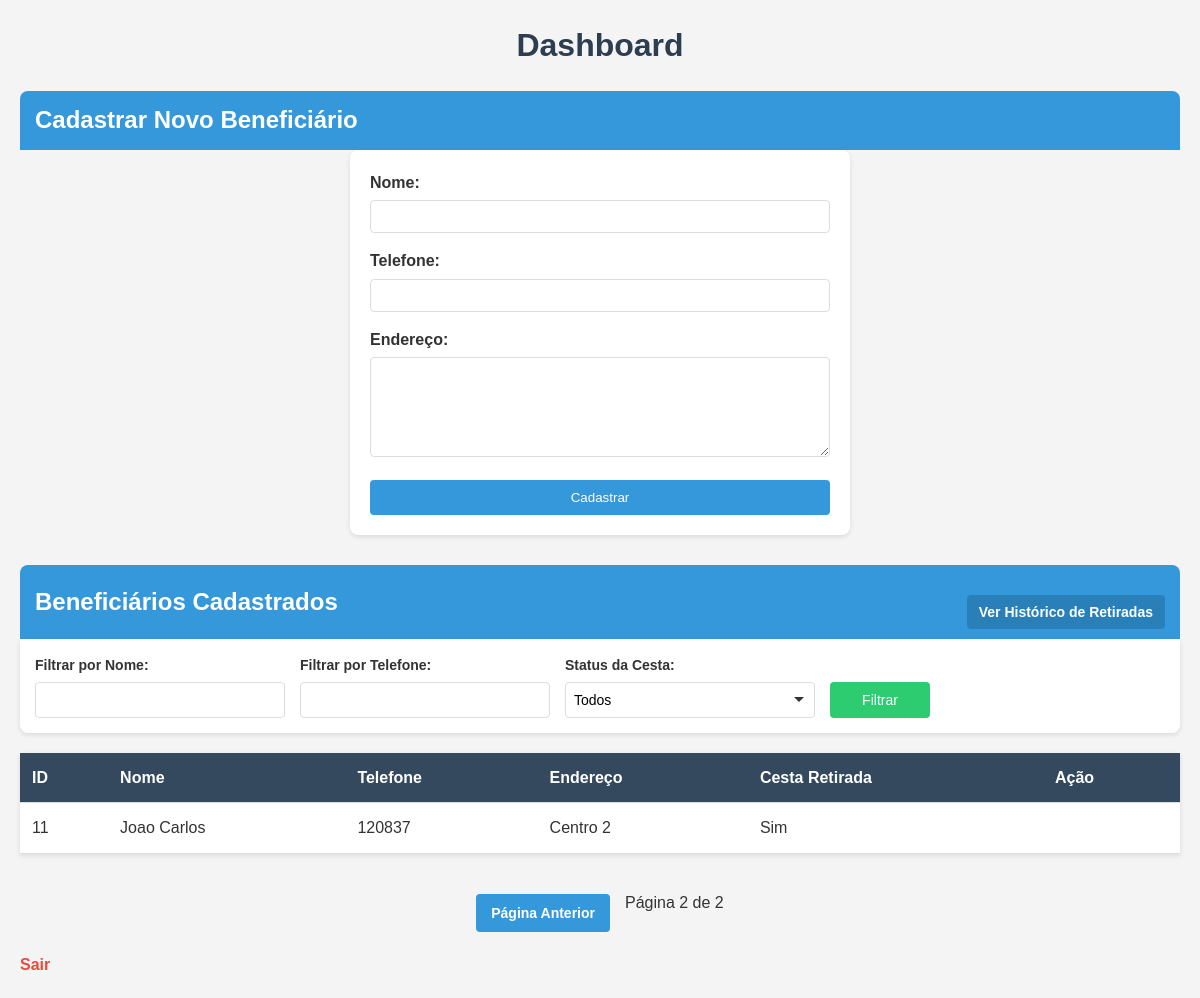
/dashboard?page=2&nome=&telefone=&status=todos (signed in), run on the app's committed database.
### tables this page shows
CREATE TABLE beneficiarios (
        id INTEGER PRIMARY KEY AUTOINCREMENT,
        nome TEXT NOT NULL,
        telefone TEXT NOT NULL UNIQUE,
        endereco TEXT NOT NULL,
        cesta_retirada INTEGER DEFAULT 0
    );

### app.py (the view)
@app.route('/dashboard', methods=['GET'])
def dashboard():
    if not session.get('logged_in'):
        return redirect('/login')
    nome_filtro = request.args.get('nome', '').strip()
    telefone_filtro = request.args.get('telefone', '').strip()
    status_filtro = request.args.get('status', 'todos')
    page = int(request.args.get('page', 1))
    per_page = 10
    offset = (page - 1) * per_page
    conn = get_db()
    count_query = 'SELECT COUNT(*) FROM beneficiarios WHERE 1=1'
    count_params = []
    if nome_filtro:
        count_query += ' AND nome LIKE ?'
        count_params.append(f'%{nome_filtro}%')
    if telefone_filtro:
        count_query += ' AND telefone LIKE ?'
        count_params.append(f'%{telefone_filtro}%')
    if status_filtro == 'retirada':
        count_query += ' AND cesta_retirada = 1'
    elif status_filtro == 'nao_retirada':
        count_query += ' AND cesta_retirada = 0'
    total = conn.execute(count_query, count_params).fetchone()[0]
    total_pages = (total + per_page - 1) // per_page
    query = 'SELECT * FROM beneficiarios WHERE 1=1'
    params = []
    if nome_filtro:
        query += ' AND nome LIKE ?'
        params.append(f'%{nome_filtro}%')
    if telefone_filtro:
        query += ' AND telefone LIKE ?'
        params.append(f'%{telefone_filtro}%')
    if status_filtro == 'retirada':
        query += ' AND cesta_retirada = 1'
    elif status_filtro == 'nao_retirada':
        query += ' AND cesta_retirada = 0'
    query += ' LIMIT ? OFFSET ?'
    params.extend([per_page, offset])
    beneficiarios = conn.execute(query, params).fetchall()
    conn.close()
    return render_template('dashboard.html', beneficiarios=beneficiarios,
                          nome_filtro=nome_filtro, telefone_filtro=telefone_filtro,
                          status_filtro=status_filtro, error_message=request.args.get('error_message', ''),
                          page=page, total_pages=total_pages, per_page=per_page)

### app.py (called while the page is built)
def get_db():
    conn = sqlite3.connect('database.db')
    conn.row_factory = sqlite3.Row
    return conn

### templates/dashboard.html (shortened to what this page needs)
<!DOCTYPE html>
<html lang="pt-br">
<head>
    <link rel="stylesheet" href="{{ url_for('static', filename='style.css') }}">
</head>
<body>
    <h1>Dashboard</h1>
    {% if session['role'] == 'admin' %}
    <div class="section-title">
        <h2>Cadastrar Novo Beneficiário</h2>
    </div>
    <form method="POST" action="/cadastrar">
        <label>Nome:</label>
        <input type="text" name="nome" required>
        <label>Telefone:</label>
        <input type="text" name="telefone" required>
        <label>Endereço:</label>
        <textarea name="endereco" required></textarea>
        <button type="submit">Cadastrar</button>
    </form>
    {% endif %}
    <div class="section-title">
        <h2>Beneficiários Cadastrados</h2>
        <a href="{{ url_for('historico') }}" class="history-link">Ver Histórico de Retiradas</a>
    </div>
    <form method="GET" action="/dashboard" class="filter-form">
        <div class="filter-group">
            <label for="nome">Filtrar por Nome:</label>
            <input type="text" id="nome" name="nome" value="{{ nome_filtro }}">
        </div>
        <div class="filter-group">
            <label for="telefone">Filtrar por Telefone:</label>
            <input type="text" id="telefone" name="telefone" value="{{ telefone_filtro }}">
        </div>
        <div class="filter-group">
            <label for="status">Status da Cesta:</label>
            <select id="status" name="status">
                <option value="todos" {% if status_filtro == 'todos' %}selected{% endif %}>Todos</option>
            </select>
        </div>
        <div class="filter-group">
            <button type="submit">Filtrar</button>
        </div>
    </form>
    <table>
        <thead>
            <tr>
                <th>ID</th>
                <th>Nome</th>
                <th>Telefone</th>
                <th>Endereço</th>
                <th>Cesta Retirada</th>
                <th>Ação</th>
            </tr>
        </thead>
        <tbody>
            {% for beneficiario in beneficiarios %}
            <tr>
                <td>{{ beneficiario['id'] }}</td>
                <td>{{ beneficiario['nome'] }}</td>
                <td>{{ beneficiario['telefone'] }}</td>
                <td>{{ beneficiario['endereco'] }}</td>
                <td>{{ 'Sim' if beneficiario['cesta_retirada'] else 'Não' }}</td>
                <td>
                </td>
            </tr>
            {% endfor %}
        </tbody>
    </table>
    {% if total_pages > 1 %}
    <div class="pagination">
        {% if page > 1 %}
        <a href="{{ url_for('dashboard', page=page-1, nome=nome_filtro, telefone=telefone_filtro, status=status_filtro) }}" class="pagination-link">Página Anterior</a>
        {% endif %}
        <span>Página {{ page }} de {{ total_pages }}</span>
    </div>
    {% endif %}
    <a href="{{ url_for('logout') }}">Sair</a>
</body>
</html>

### static/style.css (style rules this page uses)
* { margin: 0; padding: 0; box-sizing: border-box; font-family: Arial, sans-serif; }
body { background-color: #f4f4f4; color: #333; padding: 20px; line-height: 1.6; }
h1 { color: #2c3e50; text-align: center; margin-bottom: 20px; }
h2 { color: #34495e; margin-top: 30px; margin-bottom: 15px; }
form:not(.filter-form) { background-color: #fff; padding: 20px; border-radius: 8px; box-shadow: 0 2px 5px rgba(0, 0, 0, 0.1); max-width: 500px; margin: 0 auto 30px; }
label { display: block; margin-bottom: 5px; font-weight: bold; }
input[type="text"], input[type="password"], textarea { width: 100%; padding: 8px; margin-bottom: 15px; border: 1px solid #ddd; border-radius: 4px; }
textarea { height: 100px; resize: vertical; }
button { background-color: #3498db; color: #fff; padding: 10px 15px; border: none; border-radius: 4px; cursor: pointer; width: 100%; }
table { width: 100%; border-collapse: collapse; background-color: #fff; box-shadow: 0 2px 5px rgba(0, 0, 0, 0.1); }
th, td { padding: 12px; text-align: left; border-bottom: 1px solid #ddd; }
th { background-color: #34495e; color: #fff; }
a { display: inline-block; margin-top: 20px; color: #e74c3c; text-decoration: none; font-weight: bold; }
body > * { max-width: 1200px; margin-left: auto; margin-right: auto; }
.section-title { display: flex; justify-content: space-between; align-items: center; background-color: #3498db; color: #fff; padding: 10px 15px; border-radius: 8px 8px 0 0; margin-bottom: 0; }
.section-title h2 { margin: 0; color: #fff; }
.history-link { background-color: #2980b9; color: #fff; padding: 6px 12px; border-radius: 4px; text-decoration: none; font-size: 14px; }
.filter-form { display: flex; align-items: flex-end; gap: 15px; background-color: #fff; padding: 15px; border-radius: 0 0 8px 8px; box-shadow: 0 2px 5px rgba(0, 0, 0, 0.1); margin-bottom: 20px; border-top: none; }
.filter-group { display: flex; flex-direction: column; }
.filter-group label { margin-bottom: 5px; font-size: 14px; }
.filter-group input[type="text"], .filter-group select, .filter-group button { width: 250px; height: 36px; padding: 0 8px; border: 1px solid #ddd; border-radius: 4px; box-sizing: border-box; font-size: 14px; line-height: 1; margin: 0; }
.filter-group select { appearance: none; -webkit-appearance: none; -moz-appearance: none; background-size: 10px; padding-right: 30px; }
.filter-group button { width: 100px; height: 36px; padding: 0 8px; background-color: #2ecc71; color: #fff; border: none; border-radius: 4px; cursor: pointer; font-size: 14px; line-height: 1; display: flex; align-items: center; justify-content: center; }
.pagination { display: flex; justify-content: center; align-items: center; gap: 15px; margin-top: 20px; }
.pagination-link { background-color: #3498db; color: #fff; padding: 8px 15px; border-radius: 4px; text-decoration: none; font-size: 14px; }

### data on the page
beneficiarios: id "11", nome "Joao Carlos", telefone "120837", endereco "Centro 2", cesta_retirada "Sim"

### other printed values
{{ page }} "2"
{{ total_pages }} "2"
